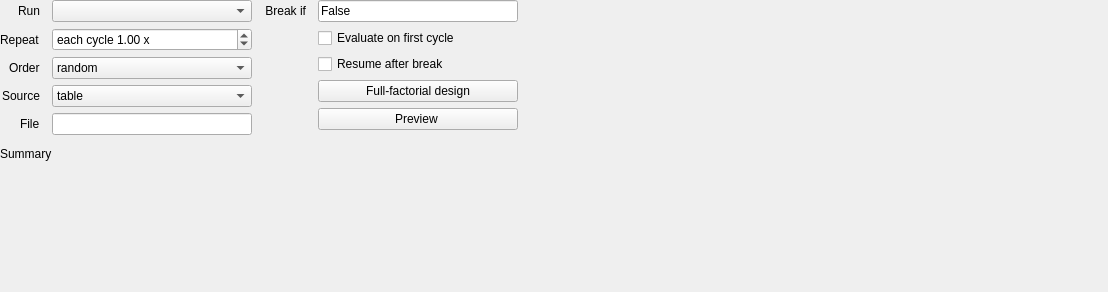
<?xml version="1.0" encoding="UTF-8"?>
<ui version="4.0">
 <class>ui_loop_widget</class>
 <widget class="QWidget" name="ui_loop_widget">
  <property name="geometry">
   <rect>
    <x>0</x>
    <y>0</y>
    <width>1108</width>
    <height>292</height>
   </rect>
  </property>
  <property name="windowTitle">
   <string>Form</string>
  </property>
  <layout class="QVBoxLayout" name="verticalLayout">
   <property name="spacing">
    <number>12</number>
   </property>
   <property name="leftMargin">
    <number>0</number>
   </property>
   <property name="topMargin">
    <number>0</number>
   </property>
   <property name="rightMargin">
    <number>0</number>
   </property>
   <property name="bottomMargin">
    <number>0</number>
   </property>
   <item>
    <widget class="QWidget" name="hbox_controls" native="true">
     <property name="sizePolicy">
      <sizepolicy hsizetype="Fixed" vsizetype="Maximum">
       <horstretch>0</horstretch>
       <verstretch>0</verstretch>
      </sizepolicy>
     </property>
     <layout class="QHBoxLayout" name="horizontalLayout_4">
      <property name="spacing">
       <number>12</number>
      </property>
      <property name="leftMargin">
       <number>0</number>
      </property>
      <property name="topMargin">
       <number>0</number>
      </property>
      <property name="rightMargin">
       <number>100</number>
      </property>
      <property name="bottomMargin">
       <number>0</number>
      </property>
      <item>
       <widget class="QWidget" name="form_controls_left" native="true">
        <layout class="QFormLayout" name="formLayout">
         <property name="fieldGrowthPolicy">
          <enum>QFormLayout::AllNonFixedFieldsGrow</enum>
         </property>
         <property name="labelAlignment">
          <set>Qt::AlignRight|Qt::AlignTrailing|Qt::AlignVCenter</set>
         </property>
         <property name="horizontalSpacing">
          <number>12</number>
         </property>
         <property name="leftMargin">
          <number>0</number>
         </property>
         <property name="topMargin">
          <number>0</number>
         </property>
         <property name="rightMargin">
          <number>0</number>
         </property>
         <property name="bottomMargin">
          <number>0</number>
         </property>
         <item row="0" column="0">
          <widget class="QLabel" name="label_item">
           <property name="sizePolicy">
            <sizepolicy hsizetype="Fixed" vsizetype="Preferred">
             <horstretch>0</horstretch>
             <verstretch>0</verstretch>
            </sizepolicy>
           </property>
           <property name="text">
            <string>Run</string>
           </property>
          </widget>
         </item>
         <item row="0" column="1">
          <widget class="item_combobox" name="combobox_item">
           <property name="sizePolicy">
            <sizepolicy hsizetype="Fixed" vsizetype="Fixed">
             <horstretch>0</horstretch>
             <verstretch>0</verstretch>
            </sizepolicy>
           </property>
           <property name="minimumSize">
            <size>
             <width>200</width>
             <height>0</height>
            </size>
           </property>
          </widget>
         </item>
         <item row="1" column="0">
          <widget class="QLabel" name="label_length">
           <property name="sizePolicy">
            <sizepolicy hsizetype="Fixed" vsizetype="Preferred">
             <horstretch>0</horstretch>
             <verstretch>0</verstretch>
            </sizepolicy>
           </property>
           <property name="text">
            <string>Repeat</string>
           </property>
          </widget>
         </item>
         <item row="2" column="0">
          <widget class="QLabel" name="label_order">
           <property name="text">
            <string>Order</string>
           </property>
          </widget>
         </item>
         <item row="2" column="1">
          <widget class="QComboBox" name="combobox_order">
           <property name="sizePolicy">
            <sizepolicy hsizetype="Fixed" vsizetype="Fixed">
             <horstretch>0</horstretch>
             <verstretch>0</verstretch>
            </sizepolicy>
           </property>
           <property name="minimumSize">
            <size>
             <width>200</width>
             <height>0</height>
            </size>
           </property>
           <item>
            <property name="text">
             <string notr="true">random</string>
            </property>
            <property name="icon">
             <iconset theme="media-playlist-shuffle">
              <normaloff>.</normaloff>.</iconset>
            </property>
           </item>
           <item>
            <property name="text">
             <string notr="true">sequential</string>
            </property>
            <property name="icon">
             <iconset theme="media-playlist-repeat">
              <normaloff>.</normaloff>.</iconset>
            </property>
           </item>
          </widget>
         </item>
         <item row="3" column="1">
          <widget class="QComboBox" name="combobox_source">
           <property name="sizePolicy">
            <sizepolicy hsizetype="Fixed" vsizetype="Fixed">
             <horstretch>0</horstretch>
             <verstretch>0</verstretch>
            </sizepolicy>
           </property>
           <property name="minimumSize">
            <size>
             <width>200</width>
             <height>0</height>
            </size>
           </property>
           <item>
            <property name="text">
             <string notr="true">table</string>
            </property>
            <property name="icon">
             <iconset theme="x-office-spreadsheet">
              <normaloff>.</normaloff>.</iconset>
            </property>
           </item>
           <item>
            <property name="text">
             <string notr="true">file</string>
            </property>
            <property name="icon">
             <iconset theme="folder-open">
              <normaloff>.</normaloff>.</iconset>
            </property>
           </item>
          </widget>
         </item>
         <item row="3" column="0">
          <widget class="QLabel" name="label_source">
           <property name="text">
            <string>Source</string>
           </property>
          </widget>
         </item>
         <item row="4" column="0">
          <widget class="QLabel" name="label_source_file">
           <property name="text">
            <string>File</string>
           </property>
          </widget>
         </item>
         <item row="4" column="1">
          <widget class="pool_select" name="edit_source_file"/>
         </item>
         <item row="1" column="1">
          <widget class="QDoubleSpinBox" name="spinbox_repeat">
           <property name="sizePolicy">
            <sizepolicy hsizetype="Fixed" vsizetype="Fixed">
             <horstretch>0</horstretch>
             <verstretch>0</verstretch>
            </sizepolicy>
           </property>
           <property name="minimumSize">
            <size>
             <width>200</width>
             <height>0</height>
            </size>
           </property>
           <property name="prefix">
            <string>each cycle </string>
           </property>
           <property name="suffix">
            <string> x</string>
           </property>
           <property name="maximum">
            <double>10000.000000000000000</double>
           </property>
           <property name="value">
            <double>1.000000000000000</double>
           </property>
          </widget>
         </item>
        </layout>
       </widget>
      </item>
      <item>
       <widget class="QWidget" name="form_controls_right" native="true">
        <layout class="QFormLayout" name="formLayout_2">
         <property name="horizontalSpacing">
          <number>12</number>
         </property>
         <property name="leftMargin">
          <number>0</number>
         </property>
         <property name="topMargin">
          <number>0</number>
         </property>
         <property name="rightMargin">
          <number>0</number>
         </property>
         <property name="bottomMargin">
          <number>0</number>
         </property>
         <item row="0" column="0">
          <widget class="QLabel" name="label_break_if">
           <property name="sizePolicy">
            <sizepolicy hsizetype="Fixed" vsizetype="Preferred">
             <horstretch>0</horstretch>
             <verstretch>0</verstretch>
            </sizepolicy>
           </property>
           <property name="text">
            <string>Break if</string>
           </property>
           <property name="alignment">
            <set>Qt::AlignRight|Qt::AlignTrailing|Qt::AlignVCenter</set>
           </property>
          </widget>
         </item>
         <item row="0" column="1">
          <widget class="ConditionalExpression" name="edit_break_if">
           <property name="sizePolicy">
            <sizepolicy hsizetype="Fixed" vsizetype="Fixed">
             <horstretch>0</horstretch>
             <verstretch>0</verstretch>
            </sizepolicy>
           </property>
           <property name="minimumSize">
            <size>
             <width>200</width>
             <height>0</height>
            </size>
           </property>
           <property name="text">
            <string>False</string>
           </property>
          </widget>
         </item>
         <item row="1" column="1">
          <widget class="QCheckBox" name="checkbox_break_if_on_first">
           <property name="text">
            <string>Evaluate on first cycle</string>
           </property>
          </widget>
         </item>
         <item row="2" column="1">
          <widget class="QCheckBox" name="checkbox_continuous">
           <property name="text">
            <string>Resume after break</string>
           </property>
          </widget>
         </item>
         <item row="3" column="1">
          <widget class="QPushButton" name="button_wizard">
           <property name="sizePolicy">
            <sizepolicy hsizetype="Fixed" vsizetype="Fixed">
             <horstretch>0</horstretch>
             <verstretch>0</verstretch>
            </sizepolicy>
           </property>
           <property name="minimumSize">
            <size>
             <width>200</width>
             <height>0</height>
            </size>
           </property>
           <property name="text">
            <string>Full-factorial design</string>
           </property>
           <property name="icon">
            <iconset theme="help-about">
             <normaloff>.</normaloff>.</iconset>
           </property>
          </widget>
         </item>
         <item row="4" column="1">
          <widget class="QPushButton" name="button_preview">
           <property name="minimumSize">
            <size>
             <width>200</width>
             <height>0</height>
            </size>
           </property>
           <property name="text">
            <string>Preview </string>
           </property>
           <property name="icon">
            <iconset theme="x-office-spreadsheet">
             <normaloff>.</normaloff>.</iconset>
           </property>
          </widget>
         </item>
        </layout>
       </widget>
      </item>
     </layout>
    </widget>
   </item>
   <item>
    <widget class="QLabel" name="label_summary">
     <property name="text">
      <string>Summary</string>
     </property>
     <property name="wordWrap">
      <bool>true</bool>
     </property>
    </widget>
   </item>
   <item>
    <widget class="QWidget" name="spacer" native="true">
     <property name="sizePolicy">
      <sizepolicy hsizetype="Preferred" vsizetype="Expanding">
       <horstretch>0</horstretch>
       <verstretch>0</verstretch>
      </sizepolicy>
     </property>
    </widget>
   </item>
  </layout>
 </widget>
 <customwidgets>
  <customwidget>
   <class>item_combobox</class>
   <extends>QComboBox</extends>
   <header>libqtopensesame._input.item_combobox.h</header>
  </customwidget>
  <customwidget>
   <class>pool_select</class>
   <extends>QLineEdit</extends>
   <header>libqtopensesame/_input/pool_select.h</header>
  </customwidget>
  <customwidget>
   <class>ConditionalExpression</class>
   <extends>QLineEdit</extends>
   <header>libqtopensesame/_input/conditional_expression.h</header>
  </customwidget>
 </customwidgets>
 <tabstops>
  <tabstop>combobox_item</tabstop>
  <tabstop>spinbox_repeat</tabstop>
  <tabstop>combobox_order</tabstop>
  <tabstop>combobox_source</tabstop>
  <tabstop>edit_source_file</tabstop>
  <tabstop>edit_break_if</tabstop>
  <tabstop>checkbox_break_if_on_first</tabstop>
  <tabstop>checkbox_continuous</tabstop>
  <tabstop>button_wizard</tabstop>
  <tabstop>button_preview</tabstop>
 </tabstops>
 <resources/>
 <connections/>
</ui>
